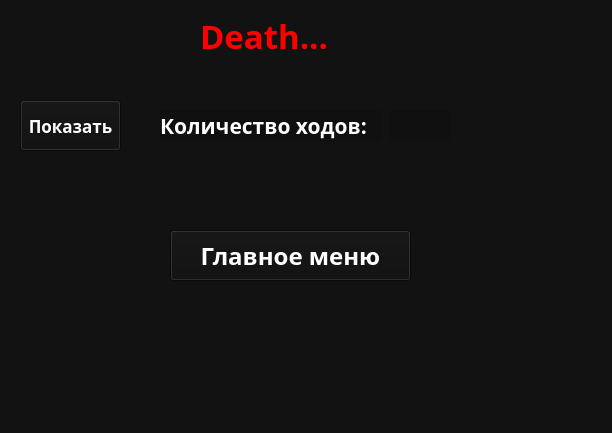
<?xml version="1.0" encoding="UTF-8"?>
<ui version="4.0">
 <class>MainWindow</class>
 <widget class="QMainWindow" name="MainWindow">
  <property name="geometry">
   <rect>
    <x>0</x>
    <y>0</y>
    <width>612</width>
    <height>433</height>
   </rect>
  </property>
  <property name="windowTitle">
   <string>MainWindow</string>
  </property>
  <property name="styleSheet">
   <string notr="true">QWidget {
	color: white;
	background-color: #121212;
	font-family: Rubik;
	font-size: 19pt;
	font-weight: 600;
}</string>
  </property>
  <widget class="QWidget" name="centralwidget">
   <property name="styleSheet">
    <string notr="true">QWidget {
	color: white;
	background-color: #121212;
	font-family: Ravie;
	font-size: 19pt;
	font-weight: 600;
}</string>
   </property>
   <widget class="QLabel" name="label">
    <property name="geometry">
     <rect>
      <x>200</x>
      <y>0</y>
      <width>251</width>
      <height>71</height>
     </rect>
    </property>
    <property name="styleSheet">
     <string notr="true">QWidget {
	color: red;
	font-size: 25pt;
	font-weight: 600;
}</string>
    </property>
    <property name="text">
     <string>Death...</string>
    </property>
   </widget>
   <widget class="QLabel" name="label_2">
    <property name="geometry">
     <rect>
      <x>160</x>
      <y>110</y>
      <width>221</width>
      <height>31</height>
     </rect>
    </property>
    <property name="styleSheet">
     <string notr="true">QWidget {
	color: white;
	background-color: #101010;
	font-family: Rubik;
	font-size: 16pt;
	font-weight: 600;
}</string>
    </property>
    <property name="text">
     <string>Количество ходов:</string>
    </property>
   </widget>
   <widget class="QLabel" name="label_3">
    <property name="geometry">
     <rect>
      <x>390</x>
      <y>110</y>
      <width>61</width>
      <height>31</height>
     </rect>
    </property>
    <property name="styleSheet">
     <string notr="true">QWidget {
	color: white;
	background-color: #101010;
	font-family: Rubik;
	font-size: 12pt;
	font-weight: 600;
}</string>
    </property>
    <property name="text">
     <string/>
    </property>
   </widget>
   <widget class="QPushButton" name="pushButton">
    <property name="geometry">
     <rect>
      <x>20</x>
      <y>100</y>
      <width>101</width>
      <height>51</height>
     </rect>
    </property>
    <property name="styleSheet">
     <string notr="true">QWidget {
	color: white;
	background-color: #101010;
	font-family: Rubik;
	font-size: 13pt;
	font-weight: 600;
}</string>
    </property>
    <property name="text">
     <string>Показать</string>
    </property>
   </widget>
   <widget class="QPushButton" name="Start_end">
    <property name="geometry">
     <rect>
      <x>170</x>
      <y>230</y>
      <width>241</width>
      <height>51</height>
     </rect>
    </property>
    <property name="styleSheet">
     <string notr="true">QWidget {
	color: white;
	background-color: #101010;
	font-family: Rubik;
	font-size: 18pt;
	font-weight: 600;
}</string>
    </property>
    <property name="text">
     <string>Главное меню</string>
    </property>
   </widget>
  </widget>
  <widget class="QMenuBar" name="menubar">
   <property name="geometry">
    <rect>
     <x>0</x>
     <y>0</y>
     <width>612</width>
     <height>36</height>
    </rect>
   </property>
  </widget>
  <widget class="QStatusBar" name="statusbar"/>
 </widget>
 <resources/>
 <connections/>
</ui>
